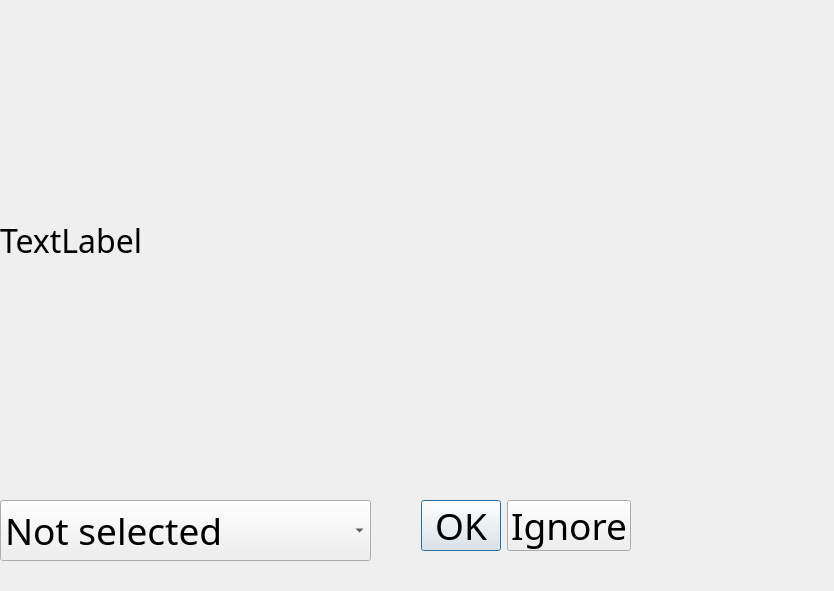
<?xml version="1.0" encoding="UTF-8"?>
<ui version="4.0">
 <class>Dialog</class>
 <widget class="QDialog" name="Dialog">
  <property name="geometry">
   <rect>
    <x>0</x>
    <y>0</y>
    <width>834</width>
    <height>591</height>
   </rect>
  </property>
  <property name="windowTitle">
   <string>Dialog</string>
  </property>
  <widget class="QDialogButtonBox" name="buttonBox">
   <property name="geometry">
    <rect>
     <x>380</x>
     <y>500</y>
     <width>291</width>
     <height>51</height>
    </rect>
   </property>
   <property name="font">
    <font>
     <family>楷体</family>
     <pointsize>28</pointsize>
    </font>
   </property>
   <property name="orientation">
    <enum>Qt::Horizontal</enum>
   </property>
   <property name="standardButtons">
    <set>QDialogButtonBox::Ignore|QDialogButtonBox::Ok</set>
   </property>
   <property name="centerButtons">
    <bool>true</bool>
   </property>
  </widget>
  <widget class="QLabel" name="contentbox">
   <property name="geometry">
    <rect>
     <x>0</x>
     <y>0</y>
     <width>871</width>
     <height>481</height>
    </rect>
   </property>
   <property name="font">
    <font>
     <family>標楷體</family>
     <pointsize>24</pointsize>
    </font>
   </property>
   <property name="text">
    <string>TextLabel</string>
   </property>
  </widget>
  <widget class="QComboBox" name="comboBox">
   <property name="geometry">
    <rect>
     <x>0</x>
     <y>500</y>
     <width>371</width>
     <height>61</height>
    </rect>
   </property>
   <property name="font">
    <font>
     <family>標楷體</family>
     <pointsize>28</pointsize>
    </font>
   </property>
   <property name="focusPolicy">
    <enum>Qt::NoFocus</enum>
   </property>
   <item>
    <property name="text">
     <string>Not selected</string>
    </property>
   </item>
  </widget>
 </widget>
 <resources/>
 <connections>
  <connection>
   <sender>buttonBox</sender>
   <signal>accepted()</signal>
   <receiver>Dialog</receiver>
   <slot>accept()</slot>
   <hints>
    <hint type="sourcelabel">
     <x>248</x>
     <y>254</y>
    </hint>
    <hint type="destinationlabel">
     <x>157</x>
     <y>274</y>
    </hint>
   </hints>
  </connection>
  <connection>
   <sender>buttonBox</sender>
   <signal>rejected()</signal>
   <receiver>Dialog</receiver>
   <slot>reject()</slot>
   <hints>
    <hint type="sourcelabel">
     <x>316</x>
     <y>260</y>
    </hint>
    <hint type="destinationlabel">
     <x>286</x>
     <y>274</y>
    </hint>
   </hints>
  </connection>
 </connections>
</ui>
